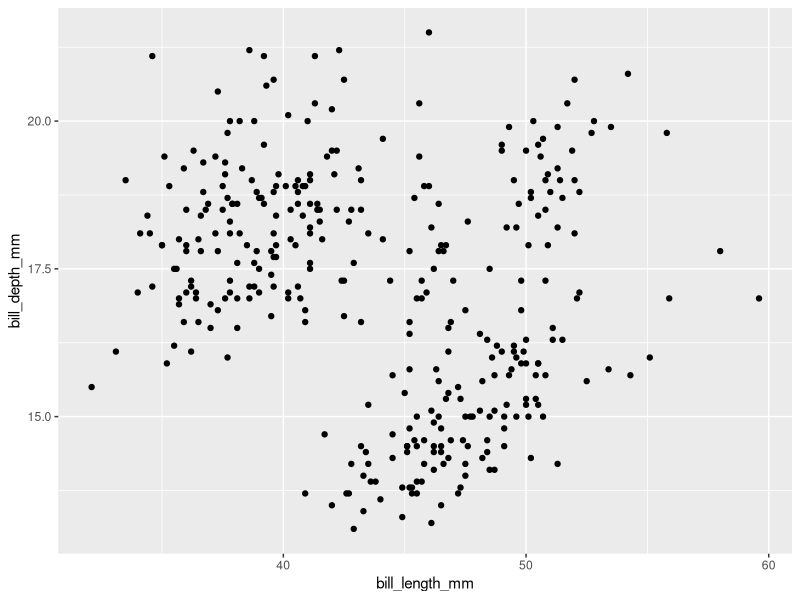
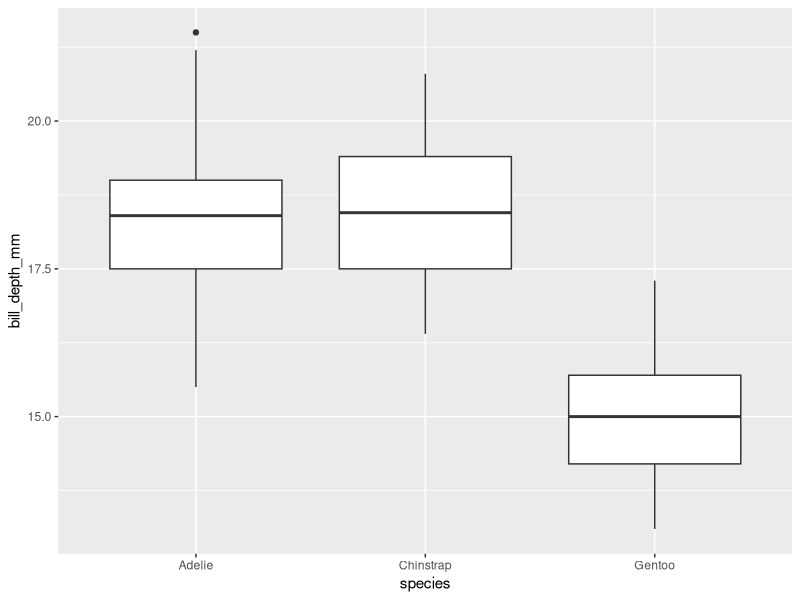
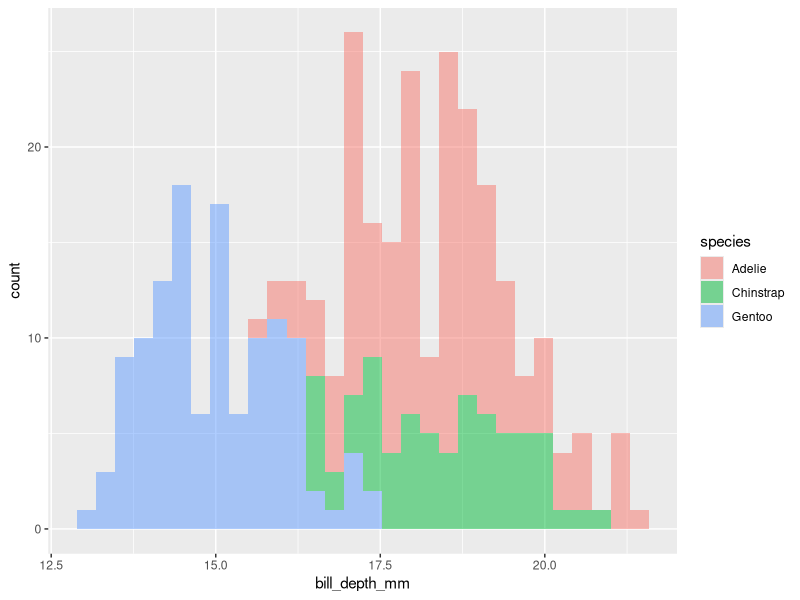
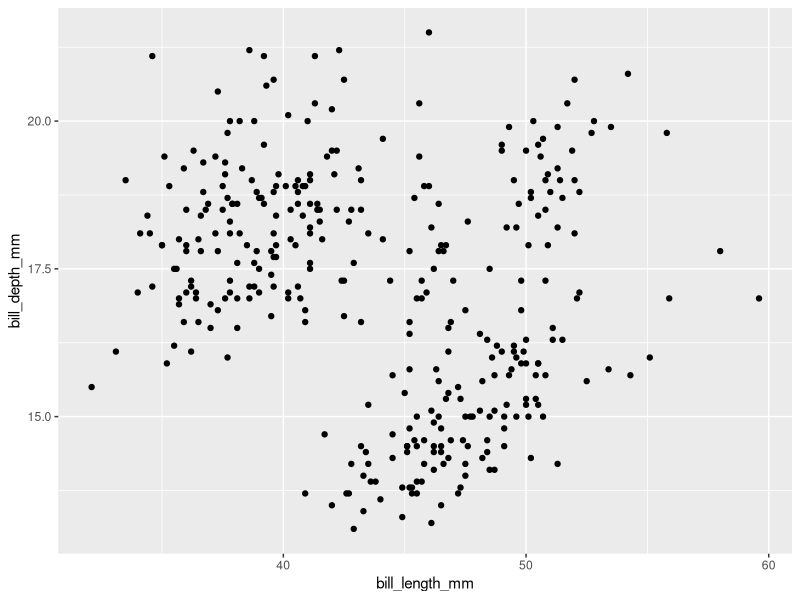
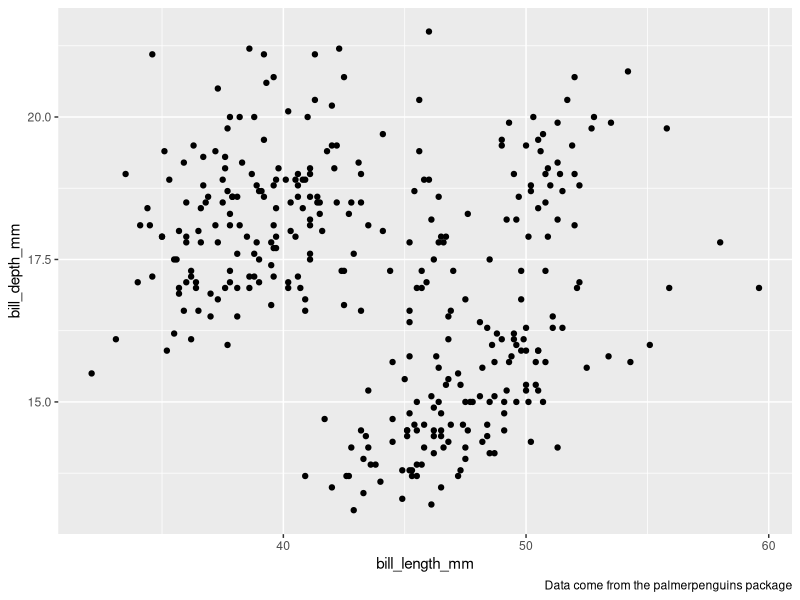
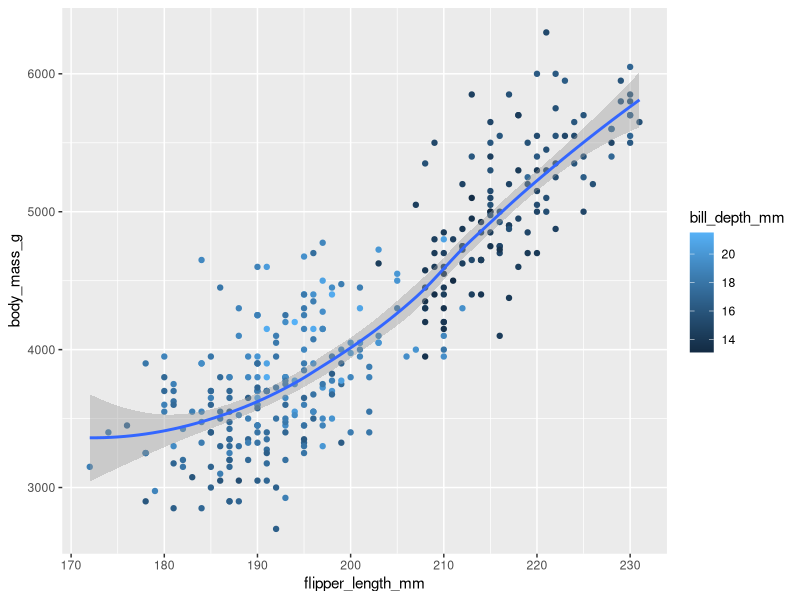
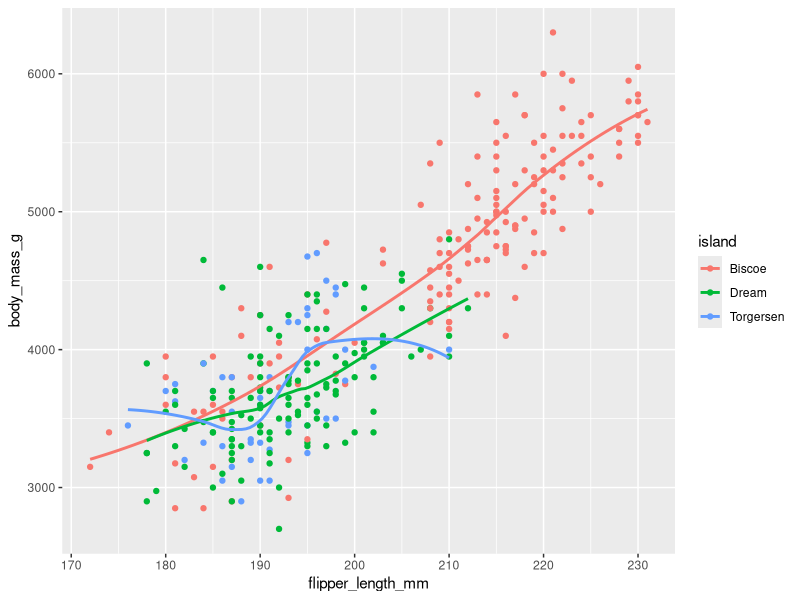
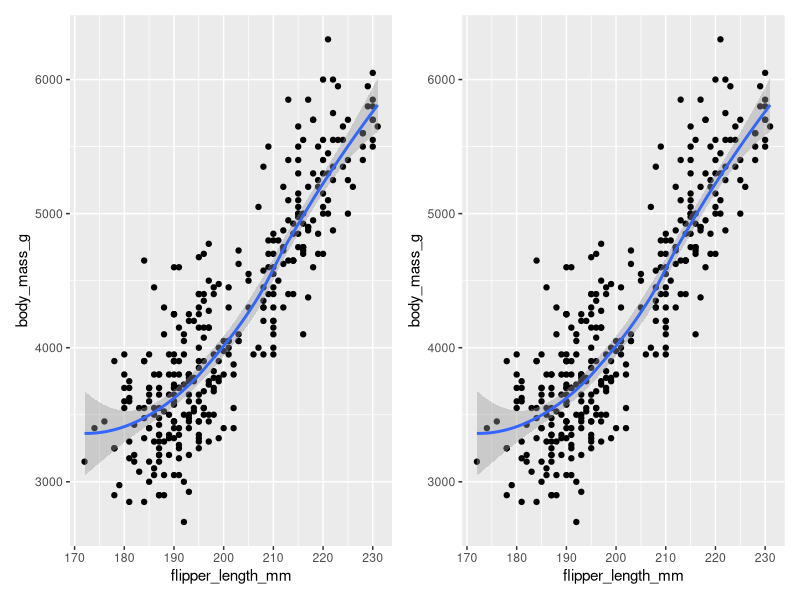

The R script that drew these images, in order:
## ---- chunk 1
#| warning: false
library(tidyverse)
library(palmerpenguins)
## ---- chunk 2
glimpse(penguins)
## ---- chunk 3
# Using piping
penguins |> nrow()
penguins |> ncol()
# Using functions with arguments
nrow(penguins)
ncol(penguins)
## ---- chunk 4
penguins |>
  ggplot(aes(x = bill_length_mm, y = bill_depth_mm)) +
  geom_point()
## ---- chunk 5
penguins |>
  ggplot(aes(x = species, y = bill_depth_mm)) +
  geom_boxplot()
## ---- chunk 6
penguins |>
  ggplot(aes(fill = species, x = bill_depth_mm)) +
  geom_histogram(alpha = 0.5)
## ---- chunk 7
penguins |>
  ggplot(aes(x = bill_length_mm, y = bill_depth_mm)) +
  geom_point(na.rm = TRUE)
## ---- chunk 8
penguins |>
  ggplot(aes(x = bill_length_mm, y = bill_depth_mm)) +
  geom_point(na.rm = TRUE) +
  labs(caption = "Data come from the palmerpenguins package")
## ---- chunk 9
penguins |>
  ggplot(aes(x = flipper_length_mm, y = body_mass_g)) +
  geom_point(aes(col = bill_depth_mm), na.rm = TRUE) +
  geom_smooth()
## ---- chunk 10
ggplot(
  data = penguins,
  mapping = aes(x = flipper_length_mm, y = body_mass_g, color = island)
) +
  geom_point() +
  geom_smooth(se = FALSE)
## ---- chunk 11
# Here we use patchwork to set the plots next to each other.
library(patchwork)

p1 <- ggplot(
  data = penguins,
  mapping = aes(x = flipper_length_mm, y = body_mass_g)
) +
  geom_point() +
  geom_smooth()

p2 <- ggplot() +
  geom_point(
    data = penguins,
    mapping = aes(x = flipper_length_mm, y = body_mass_g)
  ) +
  geom_smooth(
    data = penguins,
    mapping = aes(x = flipper_length_mm, y = body_mass_g)
  )

p1 + p2
## ---- chunk 12
penguins |>
  ggplot(aes(y = species)) +
  geom_bar()
## ---- chunk 13
library(patchwork)
p1 <- penguins |>
  ggplot(aes(y = species)) +
  geom_bar(col = "red")
p2 <- penguins |>
  ggplot(aes(y = species)) +
  geom_bar(fill = "red")

p1 + p2
## ---- chunk 14
# We import the ggthemes package to get the scale_fill_colorblind
library(ggthemes)
penguins |>
  ggplot(aes(y = species, fill = species)) +
  geom_bar() +
  scale_fill_colorblind()
## ---- chunk 15
library(patchwork)
p1 <- penguins |>
  ggplot(aes(fill = species, x = bill_depth_mm)) +
  geom_histogram(bins = 50, alpha = 0.5)
p2 <- penguins |>
  ggplot(aes(fill = species, x = bill_depth_mm)) +
  geom_histogram(bins = 10, alpha = 0.5)

p1 + p2
## ---- chunk 16
glimpse(diamonds)
## ---- chunk 17
diamonds |>
  ggplot(aes(x = carat)) +
  geom_histogram()
## ---- chunk 18
diamonds |>
  ggplot(aes(x = carat)) +
  geom_density()
## ---- chunk 19
diamonds |>
  ggplot(aes(x = carat, col = cut)) +
  geom_density()
## ---- chunk 20
glimpse(mpg)
## ---- chunk 21
mpg |>
  ggplot(aes(x = hwy, y = displ, col = cty, size = cyl)) +
  geom_point()
## ---- chunk 22
mpg |>
  ggplot(aes(x = hwy, y = displ, col = cty, shape = as.factor(cyl))) +
  geom_point()
## ---- chunk 23
mpg |>
  ggplot(aes(
      x = hwy,
      y = displ,
      col = as.factor(cyl),
      shape = as.factor(cyl)
  )) +
  geom_point()
## ---- chunk 24
penguins |>
  ggplot(aes(x = bill_length_mm, y = bill_depth_mm, col = species)) +
  geom_point()
## ---- chunk 25
penguins |>
  ggplot(aes(x = bill_length_mm, y = bill_depth_mm, col = species)) +
  geom_point() +
  facet_wrap(~species)
## ---- chunk 26
penguins |>
  ggplot(aes(x = bill_length_mm, y = bill_depth_mm, col = species, shape = species)) +
  geom_point() +
  labs(color = "Species",
       shape = "Species")
## ---- chunk 27
library(patchwork)
p1 <- penguins |>
  ggplot(aes(x = island, fill = species)) +
  geom_bar(position = "fill")
p2 <- penguins |>
  ggplot(aes(x = species, fill = island)) +
  geom_bar(position = "fill")

p1 + p2
